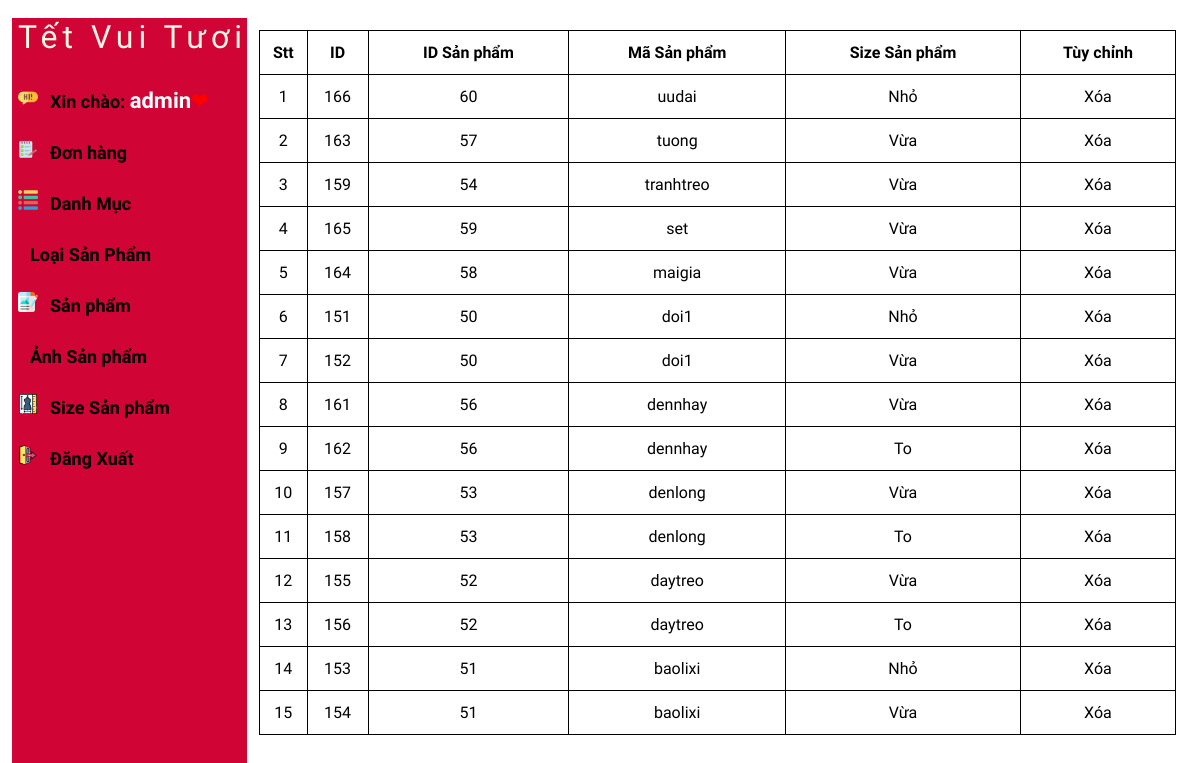
Screenshot of /admin/sizesanphamlists.php (signed in) with the database file from the repository.
### tables this page shows
CREATE TABLE IF NOT EXISTS `tbl_sanpham_size` (
  `sanpham_size_id` int NOT NULL AUTO_INCREMENT,
  `sanpham_id` int NOT NULL,
  `sanpham_size` varchar(5) NOT NULL,
  PRIMARY KEY (`sanpham_size_id`)
);

CREATE TABLE IF NOT EXISTS `tbl_sanpham` (
  `sanpham_id` int NOT NULL AUTO_INCREMENT,
  `sanpham_tieude` varchar(255) NOT NULL,
  `sanpham_ma` varchar(255) NOT NULL,
  `danhmuc_id` int NOT NULL,
  `loaisanpham_id` int NOT NULL,
  `color_id` int NOT NULL,
  `sanpham_gia` varchar(255) NOT NULL,
  `sanpham_chitiet` text NOT NULL,
  `sanpham_baoquan` text NOT NULL,
  `sanpham_anh` varchar(255) NOT NULL,
  PRIMARY KEY (`sanpham_id`)
);

### admin/lib/database.php (called while the page is built, shortened)
<?php
Class Database{
   public $host   = DB_HOST;
   public $user   = DB_USER;
   public $pass   = DB_PASS;
   public $dbname = DB_NAME;
   public $link;
private function connectDB(){
   $this->link = new mysqli($this->host, $this->user, $this->pass,
    $this->dbname);
 }
public function select($query){
  mysqli_set_charset($this->link,'UTF8');
  $result = $this->link->query($query) or
   die($this->link->error.__LINE__);
  if($result->num_rows > 0){
    return $result;
  } else {
    return false;
  }
 }
}

### admin/class/product_class.php (called while the page is built, shortened)
<?php
 class product
 {
    private $db;
    public function __construct()
    {
        $this ->db = new Database();
    }
    public function get_all_size(){
        $query = "SELECT tbl_sanpham_size.*, tbl_sanpham.sanpham_ma
        FROM tbl_sanpham_size INNER JOIN tbl_sanpham ON tbl_sanpham_size.sanpham_id = tbl_sanpham.sanpham_id
        ORDER BY tbl_sanpham.sanpham_ma DESC  ";
        $result = $this -> db ->select($query);
        return $result;
    }
    }
?>

### admin/sizesanphamlists.php (the view, shortened to what this page needs)
<?php
include "header.php";
include "leftside.php";
?>
<?php
$product = new product();
    $get_all_size = $product -> get_all_size();
?>
       <div class="admin-content-right">
            <div class="table-content">
                <table>
                    <tr>
                        <th>Stt</th>
                        <th>ID</th>
                        <th>ID Sản phẩm</th>
                        <th>Mã Sản phẩm</th>
                        <th>Size Sản phẩm</th>
                        <th>Tùy chỉnh</th>
                    </tr>
                    <?php
                    if($get_all_size){$i=0; while($result= $get_all_size->fetch_assoc()){
                        $i++
                    ?>
                    <tr>
                        <td> <?php echo $i ?></td>
                        <td> <?php echo $result['sanpham_size_id'] ?></td>
                        <td> <?php echo $result['sanpham_id'] ?></td>
                        <td> <?php echo $result['sanpham_ma']  ?></td>
                        <td> <?php echo $result['sanpham_size']  ?></td>
                        <td><a href="sizesanphamdeletes.php?sanpham_size_id=<?php echo $result['sanpham_size_id'] ?>">Xóa</a></td>
                    </tr>
                    <?php
                     }}
                    ?>
                </table>
               </div>
        </div>
    </section>
</body>
</html>

### admin/css/style.css (style rules this page uses)
:root { --maincolor: #FFF5E1; --subcolor: #FFF5E1; }
* { padding: 0; margin: 0; box-sizing: border-box; }
a { text-decoration: none; color: black; }
.admin-content-right { width: 80%; background-color: white; padding: 12px 12px; height: 100vh; overflow-y: scroll; }
.table-content table { width: 100%; }
.table-content table,th,td { text-align: center; border: 1px solid black; border-collapse: collapse; padding: 12px 0; font-family: 'Bona Nova', serif; }

### rows the page displays
tbl_sanpham_size: sanpham_size_id "166", sanpham "60", sanpham.sanpham_ma "uudai", sanpham_size "Nhỏ"
tbl_sanpham_size: sanpham_size_id "163", sanpham "57", sanpham.sanpham_ma "tuong", sanpham_size "Vừa"
tbl_sanpham_size: sanpham_size_id "159", sanpham "54", sanpham.sanpham_ma "tranhtreo", sanpham_size "Vừa"
tbl_sanpham_size: sanpham_size_id "165", sanpham "59", sanpham.sanpham_ma "set", sanpham_size "Vừa"
tbl_sanpham_size: sanpham_size_id "164", sanpham "58", sanpham.sanpham_ma "maigia", sanpham_size "Vừa"
tbl_sanpham_size: sanpham_size_id "151", sanpham "50", sanpham.sanpham_ma "doi1", sanpham_size "Nhỏ"
tbl_sanpham_size: sanpham_size_id "152", sanpham "50", sanpham.sanpham_ma "doi1", sanpham_size "Vừa"
tbl_sanpham_size: sanpham_size_id "161", sanpham "56", sanpham.sanpham_ma "dennhay", sanpham_size "Vừa"
tbl_sanpham_size: sanpham_size_id "162", sanpham "56", sanpham.sanpham_ma "dennhay", sanpham_size "To"
tbl_sanpham_size: sanpham_size_id "157", sanpham "53", sanpham.sanpham_ma "denlong", sanpham_size "Vừa"
tbl_sanpham_size: sanpham_size_id "158", sanpham "53", sanpham.sanpham_ma "denlong", sanpham_size "To"
tbl_sanpham_size: sanpham_size_id "155", sanpham "52", sanpham.sanpham_ma "daytreo", sanpham_size "Vừa"
tbl_sanpham_size: sanpham_size_id "156", sanpham "52", sanpham.sanpham_ma "daytreo", sanpham_size "To"
tbl_sanpham_size: sanpham_size_id "153", sanpham "51", sanpham.sanpham_ma "baolixi", sanpham_size "Nhỏ"
tbl_sanpham_size: sanpham_size_id "154", sanpham "51", sanpham.sanpham_ma "baolixi", sanpham_size "Vừa"

### other values shown
Session::get('admin_name') "admin"
